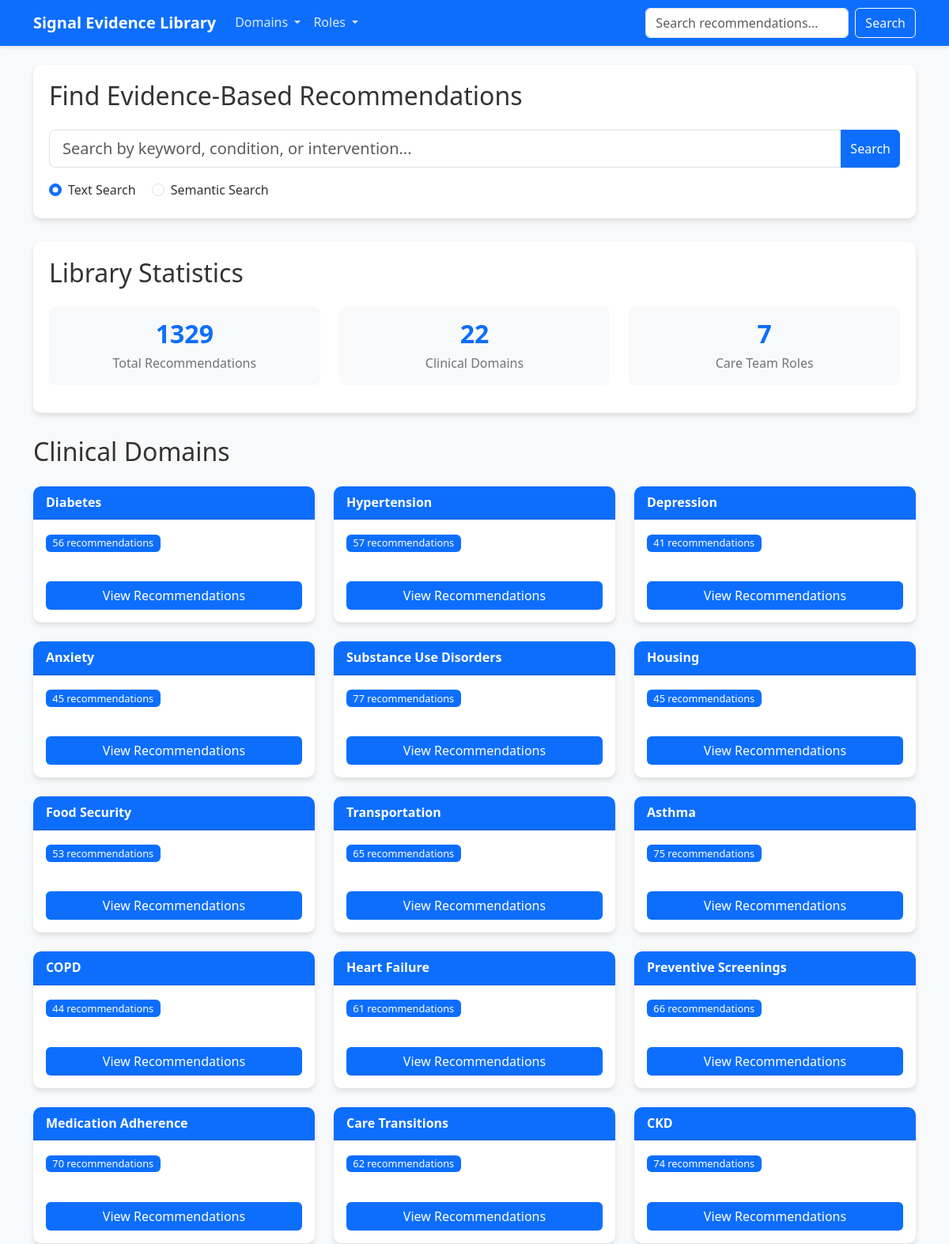
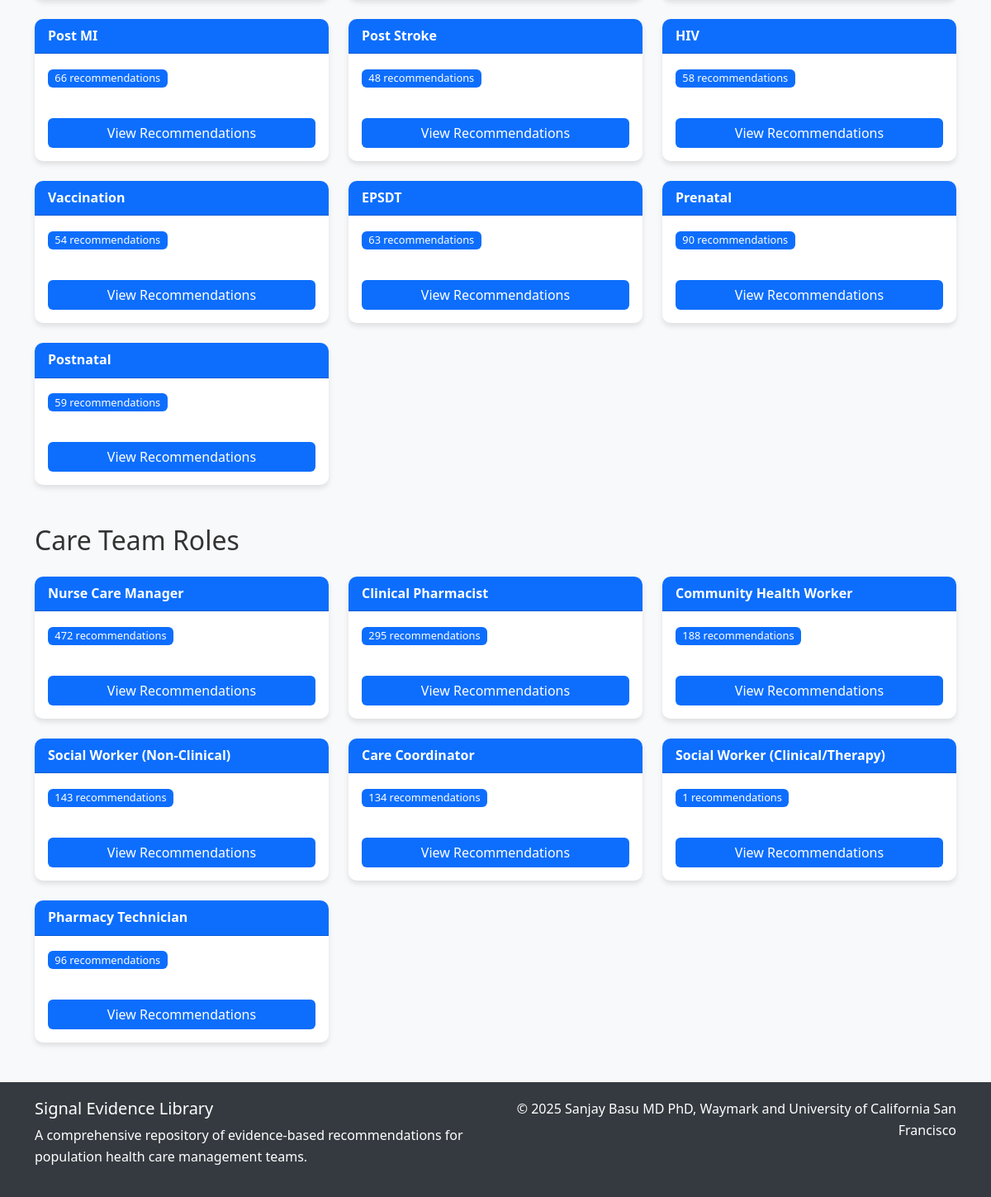
The page / on the database its author committed (2 pictures, top to bottom).
### src/db/models.py (models this page shows)
class Domain(db.Model):
    __tablename__ = 'domains'
    id = Column(String(50), primary_key=True)
    name = Column(String(100), nullable=False)
    description = Column(Text, nullable=True)
    recommendations = relationship("Recommendation", back_populates="domain")
    def to_dict(self) -> Dict:
        return {
            "id": self.id,
            "name": self.name,
            "description": self.description
        }

class Role(db.Model):
    __tablename__ = 'roles'
    id = Column(String(50), primary_key=True)
    name = Column(String(100), nullable=False)
    description = Column(Text, nullable=True)
    recommendations = relationship("Recommendation", secondary="recommendation_role", back_populates="roles")
    def to_dict(self) -> Dict:
        return {
            "id": self.id,
            "name": self.name,
            "description": self.description
        }

### src/main.py (the view)
@app.route('/')
def index():
    domains = db_manager.get_all_domains()
    roles = db_manager.get_all_roles()
    stats = db_manager.get_statistics()
    return render_template('index.html',
                          domains=domains,
                          roles=roles,
                          stats=stats)

### src/db/crud.py (called while the page is built)
    def get_session(self) -> Session:
        return self.SessionLocal()

    def get_all_domains(self) -> List[Dict[str, Any]]:
        session = self.get_session()
        try:
            domains = session.query(Domain).all()
            result = []
            for domain in domains:
                domain_dict = domain.to_dict()
                count = session.query(func.count(Recommendation.id)).filter(
                    Recommendation.domain_id == domain.id
                ).scalar()
                domain_dict['recommendation_count'] = count
                result.append(domain_dict)
            return result
        finally:
            session.close()

    def get_all_roles(self) -> List[Dict[str, Any]]:
        session = self.get_session()
        try:
            roles = session.query(Role).all()
            result = []
            for role in roles:
                role_dict = role.to_dict()
                count = session.query(func.count(Recommendation.id)).join(
                    Recommendation.roles
                ).filter(Role.id == role.id).scalar()
                role_dict['recommendation_count'] = count
                result.append(role_dict)
            return result
        finally:
            session.close()

### src/templates/index.html (shortened to what this page needs)
<!DOCTYPE html>
<html lang="en">
<head>
    <link href="https://cdn.jsdelivr.net/npm/bootstrap@5.3.0-alpha1/dist/css/bootstrap.min.css" rel="stylesheet">
</head>
<body>
    <nav class="navbar navbar-expand-lg navbar-dark mb-4">
        <div class="container">
            <a class="navbar-brand" href="/">Signal Evidence Library</a>
            <div class="collapse navbar-collapse" id="navbarNav">
                <ul class="navbar-nav me-auto">
                    <li class="nav-item dropdown">
                        <a class="nav-link dropdown-toggle" href="#" id="domainsDropdown" role="button" data-bs-toggle="dropdown" aria-expanded="false">
                            Domains
                        </a>
                    </li>
                    <li class="nav-item dropdown">
                        <a class="nav-link dropdown-toggle" href="#" id="rolesDropdown" role="button" data-bs-toggle="dropdown" aria-expanded="false">
                            Roles
                        </a>
                    </li>
                </ul>
                <form class="d-flex" action="/search" method="get">
                    <input class="form-control me-2" type="search" name="query" placeholder="Search recommendations..." aria-label="Search">
                    <button class="btn btn-outline-light" type="submit">Search</button>
                </form>
            </div>
        </div>
    </nav>
    <div class="container">
        <div class="search-container">
            <h2 class="mb-4">Find Evidence-Based Recommendations</h2>
            <form action="/search" method="get">
                <div class="input-group mb-3">
                    <input type="text" class="form-control form-control-lg" name="query" placeholder="Search by keyword, condition, or intervention...">
                    <button class="btn btn-primary" type="submit">Search</button>
                </div>
                <div class="form-check form-check-inline">
                    <input class="form-check-input" type="radio" name="type" id="textSearch" value="text" checked>
                    <label class="form-check-label" for="textSearch">Text Search</label>
                </div>
                <div class="form-check form-check-inline">
                    <input class="form-check-input" type="radio" name="type" id="semanticSearch" value="semantic">
                    <label class="form-check-label" for="semanticSearch">Semantic Search</label>
                </div>
            </form>
        </div>
        <div class="stats-container">
            <h2 class="mb-4">Library Statistics</h2>
            <div class="row">
                <div class="col-md-4">
                    <div class="stats-card">
                        <h3>{{ stats.total_recommendations }}</h3>
                        <p>Total Recommendations</p>
                    </div>
                </div>
                <div class="col-md-4">
                    <div class="stats-card">
                        <h3>{{ domains|length }}</h3>
                        <p>Clinical Domains</p>
                    </div>
                </div>
                <div class="col-md-4">
                    <div class="stats-card">
                        <h3>{{ roles|length }}</h3>
                        <p>Care Team Roles</p>
                    </div>
                </div>
            </div>
        </div>
        <h2 class="mb-4">Clinical Domains</h2>
        <div class="row row-cols-1 row-cols-md-3 g-4 mb-5">
            {% for domain in domains %}
            <div class="col">
                <div class="card domain-card h-100">
                    <div class="card-header">{{ domain.name }}</div>
                    <div class="card-body">
                        <p class="card-text">
                            {% if domain.recommendation_count %}
                            <span class="badge bg-primary">{{ domain.recommendation_count }} recommendations</span>
                            {% else %}
                            <span class="badge bg-secondary">No recommendations yet</span>
                            {% endif %}
                        </p>
                        <a href="/domain/{{ domain.id }}" class="btn btn-primary mt-auto">View Recommendations</a>
                    </div>
                </div>
            </div>
            {% endfor %}
        </div>
        <h2 class="mb-4">Care Team Roles</h2>
        <div class="row row-cols-1 row-cols-md-3 g-4">
            {% for role in roles %}
            <div class="col">
                <div class="card role-card h-100">
                    <div class="card-header">{{ role.name }}</div>
                    <div class="card-body">
                        <p class="card-text">
                            {% if role.recommendation_count %}
                            <span class="badge bg-primary">{{ role.recommendation_count }} recommendations</span>
                            {% else %}
                            <span class="badge bg-secondary">No recommendations yet</span>
                            {% endif %}
                        </p>
                        <a href="/role/{{ role.id }}" class="btn btn-primary mt-auto">View Recommendations</a>
                    </div>
                </div>
            </div>
            {% endfor %}
        </div>
    </div>
    <footer class="mt-5">
        <div class="container">
            <div class="row">
                <div class="col-md-6">
                    <h5>Signal Evidence Library</h5>
                    <p>A comprehensive repository of evidence-based recommendations for population health care management teams.</p>
                </div>
                <div class="col-md-6 text-md-end">
                    <p>© 2025 Sanjay Basu MD PhD, Waymark and University of California San Francisco</p>
                </div>
            </div>
        </div>
    </footer>
</body>
</html>

### src/templates/index.html (style rules this page uses)
body { font-family: 'Segoe UI', Tahoma, Geneva, Verdana, sans-serif; line-height: 1.6; color: #333; background-color: #f8f9fa; }
.navbar { background-color: #0d6efd; box-shadow: 0 2px 4px rgba(0,0,0,0.1); }
.navbar-brand { font-weight: bold; color: white !important; }
.nav-link { color: rgba(255,255,255,0.85) !important; }
.card { border: none; border-radius: 10px; box-shadow: 0 4px 6px rgba(0,0,0,0.1); transition: transform 0.3s ease; margin-bottom: 20px; }
.card-header { background-color: #0d6efd; color: white; border-radius: 10px 10px 0 0 !important; font-weight: bold; }
.btn-primary { background-color: #0d6efd; border: none; }
.domain-card, .role-card { height: 100%; }
.domain-card .card-body, .role-card .card-body { display: flex; flex-direction: column; }
.domain-card .btn, .role-card .btn { margin-top: auto; }
.badge { font-size: 0.8rem; font-weight: normal; }
.search-container { background-color: white; border-radius: 10px; box-shadow: 0 4px 6px rgba(0,0,0,0.1); padding: 20px; margin-bottom: 30px; }
.stats-container { background-color: white; border-radius: 10px; box-shadow: 0 4px 6px rgba(0,0,0,0.1); padding: 20px; margin-bottom: 30px; }
.stats-card { text-align: center; padding: 15px; border-radius: 8px; background-color: #f8f9fa; margin-bottom: 15px; }
.stats-card h3 { font-size: 2rem; font-weight: bold; color: #0d6efd; margin-bottom: 5px; }
.stats-card p { color: #6c757d; margin-bottom: 0; }
footer { background-color: #343a40; color: white; padding: 20px 0; margin-top: 50px; }

### rows shown on the page
Domain: name "Diabetes", recommendation_count "56"
Domain: name "Hypertension", recommendation_count "57"
Domain: name "Depression", recommendation_count "41"
Domain: name "Anxiety", recommendation_count "45"
Domain: name "Substance Use Disorders", recommendation_count "77"
Domain: name "Housing", recommendation_count "45"
Domain: name "Food Security", recommendation_count "53"
Domain: name "Transportation", recommendation_count "65"
Domain: name "Asthma", recommendation_count "75"
Domain: name "COPD", recommendation_count "44"
Domain: name "Heart Failure", recommendation_count "61"
Domain: name "Preventive Screenings", recommendation_count "66"
Domain: name "Medication Adherence", recommendation_count "70"
Domain: name "Care Transitions", recommendation_count "62"
Domain: name "CKD", recommendation_count "74"
Domain: name "Post MI", recommendation_count "66"
Domain: name "Post Stroke", recommendation_count "48"
Domain: name "HIV", recommendation_count "58"
Domain: name "Vaccination", recommendation_count "54"
Domain: name "EPSDT", recommendation_count "63"
Domain: name "Prenatal", recommendation_count "90"
Domain: name "Postnatal", recommendation_count "59"
Role: name "Nurse Care Manager", recommendation_count "472"
Role: name "Clinical Pharmacist", recommendation_count "295"
Role: name "Community Health Worker", recommendation_count "188"
Role: name "Social Worker (Non-Clinical)", recommendation_count "143"
Role: name "Care Coordinator", recommendation_count "134"
Role: name "Social Worker (Clinical/Therapy)", recommendation_count "1"
Role: name "Pharmacy Technician", recommendation_count "96"

### other values the page prints
{{ stats.total_recommendations }} "1329"
{{ domains|length }} "22"
{{ roles|length }} "7"
